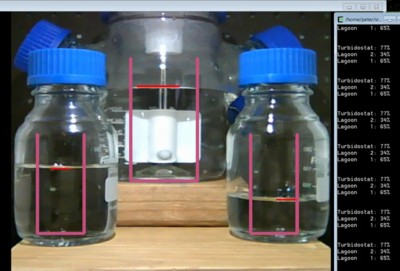
#> input picture opencvlevel.jpg, 400 x 271 px
$ python -i level.py   (imports and definitions only)   (Python 2 division)
#> lines starting #> are read from the running program, lines starting #| are printed output that depends on the picture
import os, time
import numpy as np
import cv2
import cv2.cv as cv

class Level(object):
    """Returns the y-value of the topmost horizontal line in a cropped image.
    The algorithm does less work finding vertical lines only, so we will
    rotate the image and then re-interpret the x coordinate as y"""

    alpha   = np.array([  1.2 ])
    beta    = np.array([ -60 ])

    def __init__(self,color=1) :
	self.color = color

    def rotateImage(self, img, angle):
        center = (img.shape[1]/2.0,img.shape[0]/2.0)
        rotate = cv2.getRotationMatrix2D(center, angle, 1.0)
        rotated = cv2.warpAffine(img, rotate, (img.shape[1], img.shape[0]))
        return rotated

    def contrast(self, image, iter=1, scale=2.0, offset=-100) :
        for i in range(iter) :
            image = cv2.add(cv2.multiply(image,scale),offset)
        (ret,img) = cv2.threshold(image, 127, 255, cv2.THRESH_BINARY)
        # ret value is threshold (127.0) not True - False
        return img


    def level(self, img) :
        if (img == None) :
            print "Level detector called with invalid image"
            return -1
        (h,w) = img.shape
        img = self.contrast(img)
        if (img==None) :
            print "Contrast returned None"
            return -1
        edges = cv2.Canny(img, 90, 100)
        if (edges == None) :
            print "Bad Canny output for HoughLinesP in level()"
            return -1
        alllines = cv2.HoughLinesP(edges, 2, 3.1415926/2.0, 1, 16, 4)
        if (alllines == None) :
            print "No horizontal lines found in image"
            return -1
        topline = 1000
        for lines in alllines:
            for l in lines : # Find the highest (minY) line (not on the edge)
                if (l[1] == l[3]) : # Horizontal?
                    if ( l[1] < topline and l[1] > 5 and l[1] < h-5) :
                        topline = l[1]
        return topline

>>> import cv2
>>> picture = cv2.imread('opencvlevel.jpg', cv2.IMREAD_GRAYSCALE)
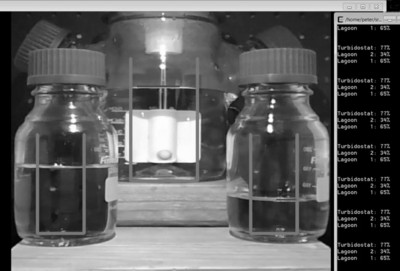
#> picture: shape (271, 400); min 0, max 255, mean 95.3
>>> result = Level().level(picture)
#> (the run stopped early here; a loop or call above may not have finished)

$ run again, on phagestat.png
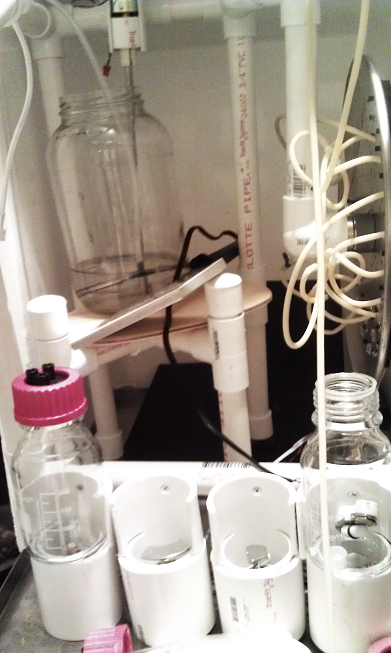
#> input picture phagestat.png, 391 x 653 px
#> `picture = cv2.imread('opencvlevel.jpg', cv2.IMREAD_GRAYSCALE)`:
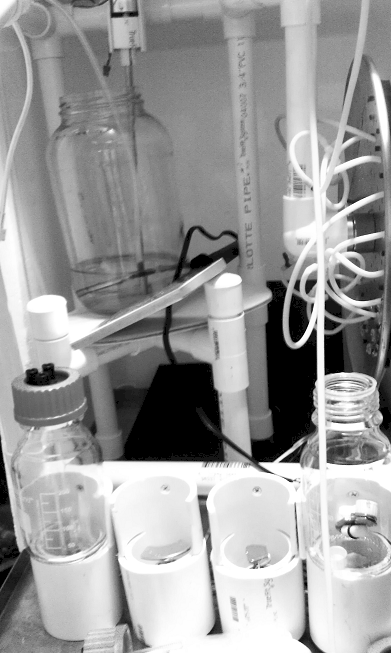
#> picture: shape (653, 391); min 0, max 255, mean 154.6
